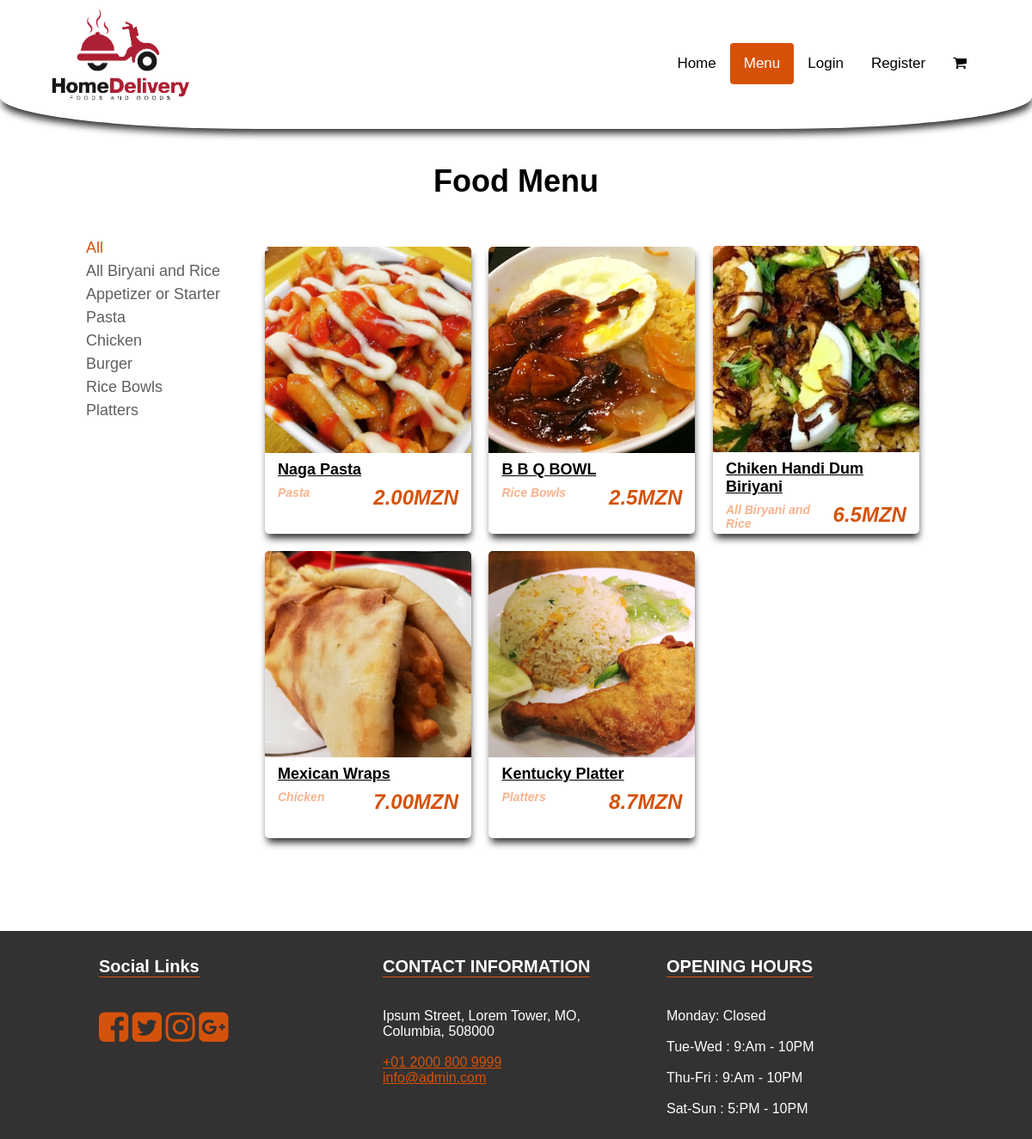
Page /menu.php on the committed database.
### tables this page shows
CREATE TABLE `category` (
  `id` int(11) NOT NULL,
  `title` varchar(255) NOT NULL
);

CREATE TABLE `foods` (
  `id` int(11) NOT NULL,
  `name` varchar(255) NOT NULL,
  `category_id` int(11) NOT NULL,
  `short_desc` text NOT NULL,
  `image` varchar(255) NOT NULL,
  `price` varchar(100) NOT NULL,
  `available` enum('yes','no') NOT NULL DEFAULT 'yes'
);

CREATE TABLE `settings` (
  `id` int(11) NOT NULL,
  `about_title` text NOT NULL,
  `about_detail` text NOT NULL,
  `about_img` varchar(255) NOT NULL,
  `fb_link` varchar(255) NOT NULL,
  `tw_link` varchar(255) NOT NULL,
  `ins_link` varchar(255) NOT NULL,
  `gplus_link` varchar(255) NOT NULL,
  `contact_info` text NOT NULL,
  `opening_hours` text NOT NULL,
  `currency` enum('GBP','USD','EURO') NOT NULL DEFAULT 'GBP'
);

### menu.php (the view, shortened to what this page needs)
<?php
include 'includes/header.php';
$sql = "SELECT * FROM category";
$result = $conn->query($sql);
$sqlF = "SELECT foods.*,category.title FROM foods LEFT JOIN category on category.id =  foods.category_id WHERE foods.available = 'yes'";
$resultF = $conn->query($sqlF);
?>
	<section class="inner-page-sec">
		<div class="container">
			<h1>Food Menu</h1>
			<div class="side-bar">
				<ul class="category-list">
					<li class="active"><a href="#" data-cate="all">All</a></li>
					<?php
					if ($result->num_rows > 0) {
						while($row = $result->fetch_assoc()){
					?>
					<li><a href="#" data-cate="<?php echo $row['id']?>"><?php echo $row['title']?></a></li>
					<?php } }  ?>
				</ul>
			</div>
			<div class="menu-bar">
				<ul class="menu-list">
					<?php
					if ($resultF->num_rows > 0) {
						while($rowF = $resultF->fetch_assoc()){
					?>
					<li data-cate="<?php echo $rowF['category_id']?>">
						<img src="img/foods/<?php echo $rowF['image']?>">
						<div class="menu-detail">
							<h4><?php echo $rowF['name']?></h4>
							<div>
								<div class="category-n"><?php echo $rowF['title']?></div>
								<div class="food-price"><?php echo $rowF['price']?><?php echo $currency_format[$rowS['currency']];?></div>
							</div>
						</div>
					</li>
					<?php } } else { ?>
						<li data-cate="none">
							No Food Availale.
						</li>
					<?php }  ?>
				</ul>
			</div>
		</div>
	</section>
<?php include 'includes/footer.php'; ?>

### includes/header.php (shortened to what this page needs)
<?php
include 'includes/config.php';
$currency_format = array('GBP' => 'MZN', 'USD' => 'MZN', 'EURO' => ' MZN');
$page_name = basename($_SERVER['PHP_SELF']);
$sqlS = "SELECT * FROM settings LIMIT 1";
$resultS = $conn->query($sqlS);
$rowS = $resultS->fetch_assoc();
?>
<!DOCTYPE html>
<html lang="en">
<head>
	<link rel="stylesheet" href="https://cdnjs.cloudflare.com/ajax/libs/font-awesome/4.7.0/css/font-awesome.min.css">
	<link rel="stylesheet" type="text/css" href="css/main.css">
</head>
<body>
	<div class="main-container">
		<header>
			<div class="logo">
				<img src="img/logo.png" alt="">
			</div>
			<?php
$nav_links = array(
    'admin' => array(
        array('href' => 'admin-food.php', 'text' => 'Food Menu'),
        array('href' => 'admin-food-cat.php', 'text' => 'Food Category'),
        array('href' => 'admin-order.php', 'text' => 'Orders'),
        array('href' => 'users.php', 'text' => 'Users'),
        array('href' => 'settings.php', 'text' => 'Settings'),
        array('href' => 'logout.php', 'text' => 'Logout'),
    ),
    'end-user' => array(
        array('href' => 'account.php', 'text' => 'My Account'),
        array('href' => 'order.php', 'text' => 'My Order'),
        array('href' => 'logout.php', 'text' => 'Logout'),
    ),
    'no-login' => array(
        array('href' => 'login.php', 'text' => 'Login'),
        array('href' => 'register.php', 'text' => 'Register'),
    ),
);
if (isset($_SESSION['logged_in_type']) && $_SESSION['logged_in_type'] == 'admin') {
    $links = $nav_links['admin'];
} elseif (isset($_SESSION['logged_in_type']) && $_SESSION['logged_in_type'] == 'user') {
    $links = $nav_links['end-user'];
} else {
    $links = $nav_links['no-login'];
}
?>
			<div class="nav-bar">
				<div class="nav" id="myTopnav">
					<a href="index.php" <?php if ($page_name == "index.php") {?>class="active" <?php }?>>Home</a>
					<a href="menu.php" <?php if ($page_name == "menu.php") {?>class="active" <?php }?>>Menu</a>
					<?php foreach ($links as $link) {?>
						<a href="<?php echo $link['href']; ?>" <?php if ($page_name == $link['href']) {?>class="active" <?php }?>><?php echo $link['text']; ?></a>
					<?php }?>
					<?php if (!empty($_SESSION["cart_item"]) && !(isset($_SESSION['logged_in_type']) && $_SESSION['logged_in_type'] == 'admin')) {?>
						<a href="cart.php" class="cart-menu" <?php if ($page_name == "cart.php") {?>class="active" <?php }?>><i class="fa fa-shopping-cart" aria-hidden="true"></i> (<?php echo count($_SESSION["cart_item"]); ?>)</a>
					<?php } else {?>
						<?php if (!(isset($_SESSION['logged_in_type']) && $_SESSION['logged_in_type'] == 'admin')) {?>
							<a href="cart.php" class="cart-menu" <?php if ($page_name == "cart.php") {?>class="active" <?php }?>><i class="fa fa-shopping-cart" aria-hidden="true"></i></a>
						<?php }?>
					<?php }?>
				</div>
			</div>
		</header>

### includes/footer.php (shortened to what this page needs)
<footer>
	<div class="container">
		<div class="col-1">
			<h3>Social Links</h3>
			<ul>
				<li><a href="<?php echo $rowS['fb_link'];?>"><i class="fa fa-facebook-square" aria-hidden="true"></i></a></li>
				<li><a href="<?php echo $rowS['tw_link'];?>"><i class="fa fa-twitter-square" aria-hidden="true"></i></a></li>
				<li><a href="<?php echo $rowS['ins_link'];?>"><i class="fa fa-instagram" aria-hidden="true"></i></a></li>
				<li><a href="<?php echo $rowS['gplus_link'];?>"><i class="fa fa-google-plus-square" aria-hidden="true"></i></a></li>
			</ul>
		</div>
		<div class="col-1">
			<h3>CONTACT INFORMATION</h3>
			<p>
				<?php echo $rowS['contact_info'];?>
			</p>
		</div>
		<div class="col-1">
			<h3>OPENING HOURS</h3>
			<p>
				<?php echo $rowS['opening_hours'];?>
			</p>
		</div>
	</div>
</footer>
</div>
</body>
</html>

### css/main.css (style rules this page uses)
body { margin: 0; font-family: Arial, Helvetica, sans-serif; }
header { padding: 10px 60px; background-color: white; -webkit-box-shadow: 1px 7px 8px -2px rgb(0 0 0 / 82%); box-shadow: 1px 7px 8px -2px rgb(0 0 0 / 82%); position: fixed; z-index: 10; top: 0px; left: 0px; right: 0px; height: 130px; overflow: hidden; border-bottom-left-radius: 25%; border-bottom-right-radius: 25%; }
.logo { float: left; width: 30%; }
.logo img { width: 160px; }
.nav-bar { float: right; padding: 40px 0px 10px; }
.nav { overflow: hidden; }
.nav a { float: left; display: block; color: #010101; text-align: center; padding: 14px 16px; text-decoration: none; font-size: 17px; }
.nav a.active { background-color: #d65106; color: #fff; border-radius: 4px; }
footer { background-color: #333131; color: #fff; }
footer .container { max-width: 1000px; width: 100%; margin: 0px auto; }
footer .container .col-1 { float: left; width: 30%; padding: 10px 15px; }
footer .container .col-1 a { color: #d5520a; }
footer .container .col-1 h3 { text-align: left; font-size: 20px; border-bottom: 1px solid #d5530c; display: inline-block; }
footer .container .col-1 ul { padding: 0px; list-style: none; }
footer .container .col-1 ul li { display: inline-block; }
footer .container .col-1 ul li a { font-size: 40px; color: #d5520a; }
.inner-page-sec { padding-top: 150px; padding-bottom: 80px; }
.inner-page-sec .container { max-width: 1000px; width: 100%; margin: 40px auto; }
.inner-page-sec .container h1 { text-align: center; font-size: 36px; }
.side-bar { width: 20%; float: left; }
ul.category-list { padding: 0px; list-style: none; }
ul.category-list li { display: block; margin-bottom: 6px; }
ul.category-list li a { color: #615e5e; text-decoration: none; font-size: 18px; }
ul.category-list li:hover a, ul.category-list li.active a { color: #d5520a; }
.menu-bar { width: 80%; float: left; }
ul.menu-list { padding: 0px; list-style: none; }
ul.menu-list li { display: inline-block; width: 30%; margin: 1%; -webkit-box-shadow: 1px 7px 8px -2px rgb(0 0 0 / 82%); box-shadow: 1px 7px 8px -2px rgb(0 0 0 / 82%); border-radius: 5px; overflow: hidden; position: relative; }
ul.menu-list li img { width: 100%; }
ul.menu-list li .menu-detail { padding: 5px 15px; height: 80px; }
ul.menu-list li .menu-detail h4 { font-size: 18px; margin: 0px 0px; text-decoration: underline; }
ul.menu-list li .menu-detail div { font-size: 14px; color: #d5520a; font-weight: bold; font-style: italic; margin: 4px 0px; }
ul.menu-list li .menu-detail div .category-n { color: #f7b38e; display: block; width: 50%; float: left; }
ul.menu-list li .menu-detail div .food-price { color: #d5520a; text-align: right; display: block; width: 50%; float: right; font-size: 24px; }

### rows in the picture
category: title "All Biryani and Rice"
category: title "Appetizer or Starter"
category: title "Pasta"
category: title "Chicken"
category: title "Burger"
category: title "Rice Bowls"
category: title "Platters"
foods: image (picture), name "Naga Pasta", category.title "Pasta", price "2.00"
settings: currency "MZN", contact_info "Ipsum Street, Lorem Tower, MO, Columbia, 508000 +01 2000 800 9999 info@admin.com", opening_hours "Monday: Closed Tue-Wed : 9:Am - 10PM Thu-Fri : 9:Am - 10PM Sat-Sun : 5:PM - 10PM"
foods: image (picture), name "B B Q BOWL", category.title "Rice Bowls", price "2.5"
foods: image (picture), name "Chiken Handi Dum Biriyani", category.title "All Biryani and Rice", price "6.5"
foods: image (picture), name "Mexican Wraps", category.title "Chicken", price "7.00"
foods: image (picture), name "Kentucky Platter", category.title "Platters", price "8.7"

### other values in the picture
$link['text'] "Login"
$link['text'] "Register"
